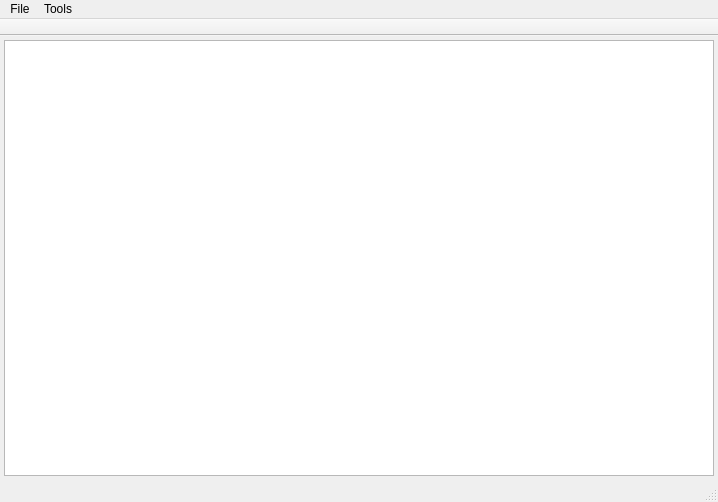
<?xml version="1.0" encoding="UTF-8"?>
<ui version="4.0">
 <class>GKVClass</class>
 <widget class="QMainWindow" name="GKVClass">
  <property name="geometry">
   <rect>
    <x>0</x>
    <y>0</y>
    <width>718</width>
    <height>502</height>
   </rect>
  </property>
  <property name="contextMenuPolicy">
   <enum>Qt::NoContextMenu</enum>
  </property>
  <property name="windowTitle">
   <string>GKV</string>
  </property>
  <widget class="QWidget" name="centralWidget">
   <layout class="QHBoxLayout" name="horizontalLayout">
    <property name="spacing">
     <number>6</number>
    </property>
    <property name="leftMargin">
     <number>4</number>
    </property>
    <property name="topMargin">
     <number>4</number>
    </property>
    <property name="rightMargin">
     <number>4</number>
    </property>
    <property name="bottomMargin">
     <number>4</number>
    </property>
    <item>
     <widget class="QTreeView" name="treeView">
      <property name="contextMenuPolicy">
       <enum>Qt::CustomContextMenu</enum>
      </property>
     </widget>
    </item>
   </layout>
  </widget>
  <widget class="QMenuBar" name="menuBar">
   <property name="geometry">
    <rect>
     <x>0</x>
     <y>0</y>
     <width>718</width>
     <height>21</height>
    </rect>
   </property>
   <widget class="QMenu" name="menuFile">
    <property name="title">
     <string>File</string>
    </property>
    <addaction name="actionMountData"/>
    <addaction name="actionNew"/>
    <addaction name="actionQuit"/>
   </widget>
   <widget class="QMenu" name="menuTools">
    <property name="title">
     <string>Tools</string>
    </property>
    <addaction name="actionAddAttrib"/>
   </widget>
   <addaction name="menuFile"/>
   <addaction name="menuTools"/>
  </widget>
  <widget class="QToolBar" name="mainToolBar">
   <property name="movable">
    <bool>false</bool>
   </property>
   <property name="floatable">
    <bool>true</bool>
   </property>
   <attribute name="toolBarArea">
    <enum>TopToolBarArea</enum>
   </attribute>
   <attribute name="toolBarBreak">
    <bool>false</bool>
   </attribute>
  </widget>
  <widget class="QStatusBar" name="statusBar"/>
  <action name="actionMountData">
   <property name="text">
    <string>Mount data from file</string>
   </property>
   <property name="shortcut">
    <string>Ctrl+O</string>
   </property>
  </action>
  <action name="actionQuit">
   <property name="text">
    <string>Quit</string>
   </property>
   <property name="toolTip">
    <string>Quit</string>
   </property>
   <property name="shortcut">
    <string>Ctrl+Q</string>
   </property>
  </action>
  <action name="actionNew">
   <property name="text">
    <string>New key</string>
   </property>
  </action>
  <action name="actionAddAttrib">
   <property name="text">
    <string>Add attribute</string>
   </property>
   <property name="shortcut">
    <string>Alt+A</string>
   </property>
  </action>
 </widget>
 <layoutdefault spacing="6" margin="11"/>
 <resources>
  <include location="gkv.qrc"/>
 </resources>
 <connections/>
</ui>
